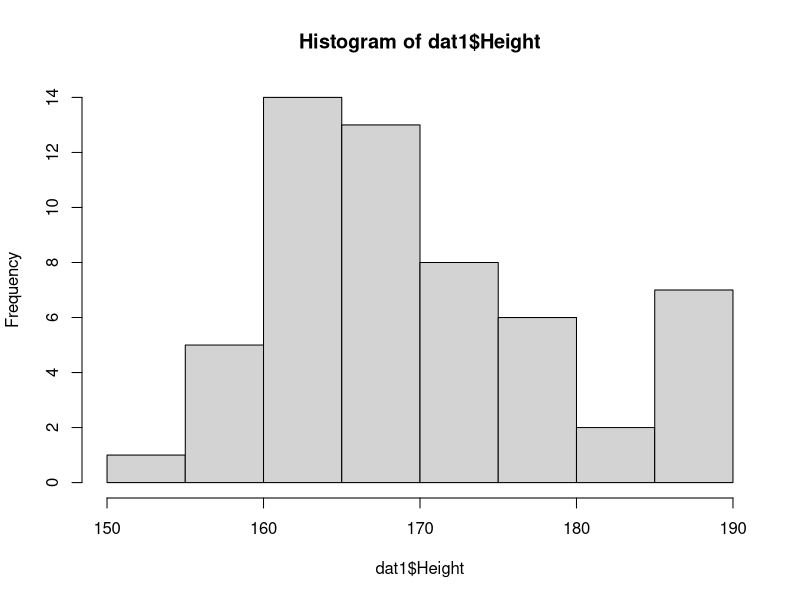

This figure's R source:
########################
##      Libraries     ##
########################

## Nice little function that I found that will install packages if they are not 
## installed.

{
  ipak <- function(pkg){
    
    new.pkg <- pkg[!(pkg %in% installed.packages()[, "Package"])]
    
    if (length(new.pkg)) 
      
      install.packages(new.pkg, dependencies = TRUE)
    
    sapply(pkg, require, character.only = TRUE)
    
  }
  
  libs <- c("ggplot2", 
            "gridExtra",
            "itsmr",
            "pracma",
            "git2r",
            "car",
            "minpack.lm",
            "ggthemes",
            "Hmisc")
  
  ipak(libs) ## Installs and loads all packages listed in "libs".
  libs <- NULL ##Clear the memory.
}

######################
##    Load Data     ##
######################

dat1 <- read.csv("data1.csv", header = T, sep = ",")
dat2 <- read.csv("data2.csv", header = T, sep = ",")

######################
##  Data Formating  ##
######################

dat1$Shoe.Size <- factor(dat1$Shoe.Size)

dat1Monday <- subset(dat1, Lecture == "Monday")
dat1Tuesday <- subset(dat1, Lecture == "Tuesday")
dat1Wednesday <- subset(dat1, Lecture == "Wednesday")



########################
##     Modelling      ##
########################

my.Models <- function()
{
  myGLMs <- list()
  
  ## Add Models to myGLMs
  
  myGLMs[[1]] <-  glm(Height ~ Gender, data = dat1) ## Height is dependent on gender
  
  return(myGLMs)
}


##Purpose: Print a given string onto a graphical plot
##INPUT: my_stext, a string that is printed onto the plot
##OUTPUT: a plot that is outputted to the current graphics writer.
my.PrintTextToPlot <- function(my_text){
  
  par(mar=c(0,0,0,0))
  plot(c(0, 1), c(0, 1), ann = F, bty = 'n', type = 'n', xaxt = 'n', yaxt = 'n')
  text(x = 0.5, y = 0.5, my_text, 
       cex = 2, col = "black")
  par(mar = c(5, 4, 4, 2) + 0.1)
}




###################################
##    USER CALL FUNCTIONS        ##
###################################

##Purpose: Summarises the GLMs
##INPUT:   m, the lower index number for the model to be summarised; n, the upper
##         index number for the model to be summarised. Values must be integers.
##OUTPUT:  Text file called GLM_sum.txt containing summary and AIC data 

my.Summary <- function(m, n){
  model <- my.Models()
  sink("GLM_sum.txt", append = F)
  
  for(i in m:n){
    
    print(paste("############### Model: ", toString(i), "###############"))
    print(summary(model[[i]]))
    
  }
  
  sink()
  
}

##Purpose: Creates summary plots for the models
##INPUT:   m, the lower index number for the model to be summarised; n, the upper
##         index number for the model to be summarised. Values must be integers
##         MODE: 1 - Single Test, and will out test to Plot. 0 - List Test, and will ouput PNG file
##         model: glm/lm (assuming MODE==1) or list of GLMs (assuming MODE==0)
##OUTPUT:  Plots of models outputted to graphics

my.ModelPlot <- function(m, n, MODE, model){
  
  #if(MODE==1){
  
  # AIC_text <- toString(AIC(model))
  # Form_text <- toString(model[["call"]])
  # par(mfrow=c(3,2))
  # plot(model)
  # my.PrintTextToPlot(paste("AIC: ", AIC_text, "\n Formula:\n ", Form_text))
  # hist(resid(model), main = "Histogram of Residues for Model", xlab="Residue Value")
  #}
  #else if(MODE==0 & isNumeric(m) & isNumeric(n) & length(model)>1)
  # {
  
  for(i in m:n){
    
    AIC_text <- toString(AIC(model[[i]]))
    Form_text <- toString(model[[i]][["call"]])
    
    png(filename = paste("Analysis Plots/Graph", toString(i), ".png"),
        width=1920, 
        height=1080)
    
    par(mfrow=c(3,2))
    plot(model[[i]])
    
    my.PrintTextToPlot(paste("AIC: ", AIC_text, "\n Formula: ", Form_text))
    hist(resid(model[[i]]), main = paste("Histogram of Residues for Model: ",
                                         toString(i)), xlab="Residue Value")
    
    dev.off()
    #dev.off()
    
  }
}



my.Plot <- function()
{
  
  ## Create the GGPlots here
  
  plot3 <- ggplot(data = dat1, aes(x = Lecture,
                                   y = Height,
                                   colour = Gender)) + 
    geom_boxplot() +
    labs(title = "Difference in height (cm) between genders",
         x = "Lecture", 
         y = "Height (cm)")
  
  plot2 <- ggplot(data = dat1, aes(Height)) +
    geom_histogram(binwidth = 45) +
    theme_bw()
  
  
  p1 <- ggplot(dat1, aes(x = Height)) +                            # data & aesthetics
    geom_histogram(aes(),binwidth = 5,
                   colour = "black", 
                   fill = "lightblue")+                          # type of plot & aesthetics
    scale_x_continuous(name = "student's Height (cm)",           # x axis scale type
                       breaks = seq(120, 210, 20),               # x axis limits min, max and intervals
                       limits=c(140, 200)) +                     # x axis limits
    scale_y_continuous(name = "Count") +                         # y axis title
    ggtitle("Students height") +                                 # plot title
    theme_economist()+                                           # aesthetics of plot
    theme(axis.line = element_line(size=1, colour = "black"),    # adds black line
          panel.grid.major = element_blank(),                    # removes major grid lines
          panel.grid.minor = element_blank(),                    # removes minor grid lines
          panel.border = element_blank(),                        # removes panel border
          panel.background = element_blank(),                    # removes background colour
          plot.title=element_text(size = 20, family="Tahoma"),   # type of plot title
          text=element_text(size = 20, family="Tahoma"),         # type and size of axis labels
          axis.text.x=element_text(colour="black", size = 12),   # type and size of x-axis ticks
          axis.text.y=element_text(colour="black", size = 12),   # type and size of y-axis ticks
          axis.line.y = element_line(size=1, colour = "black"))  # type and thickness o
  
  
  
  h<-data.frame(Height = 10*rnorm(1000))
  
  p1_line <- ggplot(h, aes(x = Height)) + 
    geom_histogram(aes(y =..density..), 
                   colour = "black", 
                   fill = "lightblue",
                   breaks = seq(-50, 50, by = 10))+
    stat_function(fun = dnorm, args = list(mean = mean(h$Height), sd = sd(h$Height)))+# this creates the line 
    scale_y_continuous(name = "Count") +                        
    ggtitle("Students height") +                                
    theme_economist()+                                          
    theme(axis.line = element_line(size=1, colour = "black"),    
          panel.grid.major = element_blank(),                   
          panel.grid.minor = element_blank(),                    
          panel.border = element_blank(),                        
          panel.background = element_blank(),                    
          plot.title=element_text(size = 20, family="Tahoma"),   
          text=element_text(size = 20, family="Tahoma"),         
          axis.text.x=element_text(colour="black", size = 12),   
          axis.text.y=element_text(colour="black", size = 12),   
          axis.line.y = element_line(size=1, colour = "black"))
  
  
  
  
  #png(filename = "Output/Graph.png",
  #    width=1920, 
  #    height=1080)
  
  grid.arrange(plot1, ncol = 1)
  
  #dev.off()
  
}





# There is a relation between sex and height. 
my.Summary(1, 1)

### First plot the histogram (hint-height)
hist(dat1$Height)

#### What can you say about the distribution of individual heights in the class?
# The female heights follow a normal distribution. Males also follow a normal 
# distribution.










